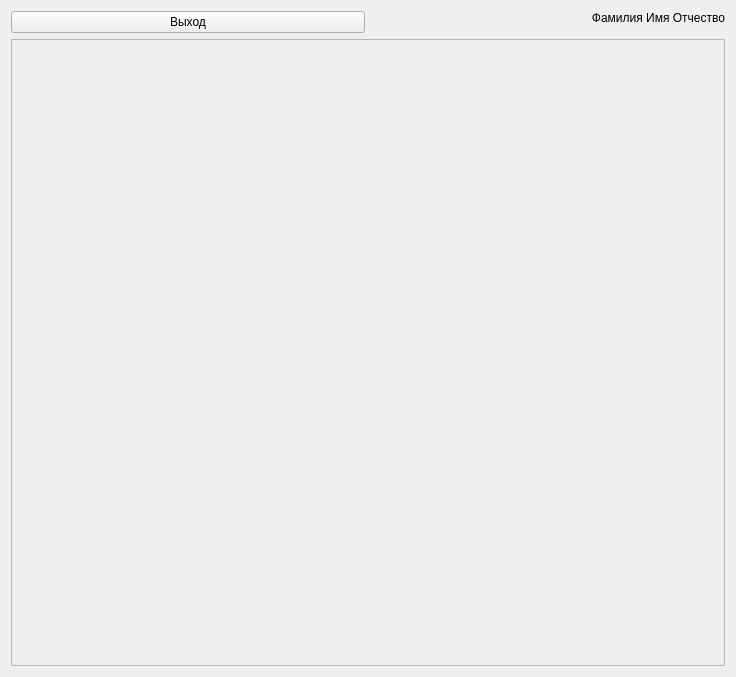
<?xml version="1.0" encoding="UTF-8"?>
<ui version="4.0">
    <class>Form</class>
    <widget class="QWidget" name="Form">
        <property name="geometry">
            <rect>
                <x>0</x>
                <y>0</y>
                <width>736</width>
                <height>677</height>
            </rect>
        </property>
        <property name="windowTitle">
            <string>Form</string>
        </property>
        <layout class="QGridLayout" name="gridLayout_2">
            <item row="0" column="0">
                <layout class="QVBoxLayout" name="verticalLayout">
                    <item>
                        <layout class="QHBoxLayout" name="horizontalLayout_2">
                            <item>
                                <widget class="QPushButton"
                                        name="logout_button">
                                    <property name="text">
                                        <string>Выход</string>
                                    </property>
                                </widget>
                            </item>
                            <item>
                                <widget class="QLabel" name="full_name_label">
                                    <property name="text">
                                        <string>Фамилия Имя Отчество</string>
                                    </property>
                                    <property name="alignment">
                                        <set>
                                            Qt::AlignRight|Qt::AlignTop|Qt::AlignTrailing
                                        </set>
                                    </property>
                                </widget>
                            </item>
                        </layout>
                    </item>
                    <item>
                        <widget class="QScrollArea" name="items_scroll_area">
                            <property name="widgetResizable">
                                <bool>true</bool>
                            </property>
                            <widget class="QWidget"
                                    name="scrollAreaWidgetContents_2">
                                <property name="enabled">
                                    <bool>true</bool>
                                </property>
                                <property name="geometry">
                                    <rect>
                                        <x>0</x>
                                        <y>0</y>
                                        <width>710</width>
                                        <height>614</height>
                                    </rect>
                                </property>
                                <layout class="QVBoxLayout"
                                        name="verticalLayout_4">
                                    <item>
                                        <layout class="QVBoxLayout"
                                                name="item_cards_layout"/>
                                    </item>
                                </layout>
                            </widget>
                        </widget>
                    </item>
                </layout>
            </item>
        </layout>
    </widget>
    <resources/>
    <connections/>
</ui>
